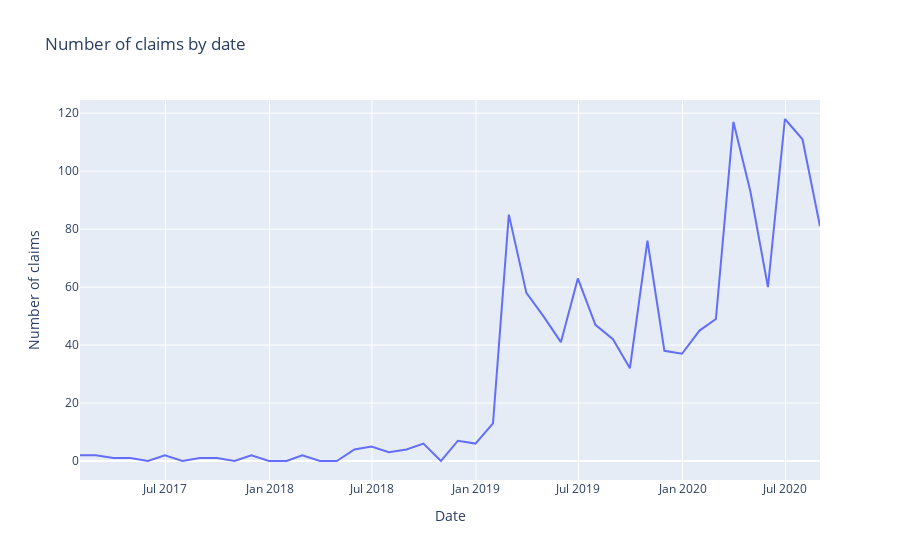

Notebook code cell kept with this figure:
### Code cell
# plot the time series of claims by date
fig = px.line(claims_by_date, x='claim_date', y='count', title='Number of claims by date', labels={'claim_date': 'Date', 'count': 'Number of claims'})
fig.show()

### Figure 1 — Plotly figure (JSON) as saved in the notebook; plotly's stock layout.template omitted (floating-point values rounded to 4 significant figures)
{"data": [{"hovertemplate": "Date=%{x}<br>Number of claims=%{y}<extra></extra>", "legendgroup": "", "line": {"color": "#636efa", "dash": "solid"}, "marker": {"symbol": "circle"}, "mode": "lines", "name": "", "orientation": "v", "showlegend": false, "type": "scatter", "x": ["2017-01-31T00:00:00", "2017-02-28T00:00:00", "2017-03-31T00:00:00", "2017-04-30T00:00:00", "2017-05-31T00:00:00", "2017-06-30T00:00:00", "2017-07-31T00:00:00", "2017-08-31T00:00:00", "2017-09-30T00:00:00", "2017-10-31T00:00:00", "2017-11-30T00:00:00", "2017-12-31T00:00:00", "2018-01-31T00:00:00", "2018-02-28T00:00:00", "2018-03-31T00:00:00", "2018-04-30T00:00:00", "2018-05-31T00:00:00", "2018-06-30T00:00:00", "2018-07-31T00:00:00", "2018-08-31T00:00:00", "2018-09-30T00:00:00", "2018-10-31T00:00:00", "2018-11-30T00:00:00", "2018-12-31T00:00:00", "2019-01-31T00:00:00", "2019-02-28T00:00:00", "2019-03-31T00:00:00", "2019-04-30T00:00:00", "2019-05-31T00:00:00", "2019-06-30T00:00:00", "2019-07-31T00:00:00", "2019-08-31T00:00:00", "2019-09-30T00:00:00", "2019-10-31T00:00:00", "2019-11-30T00:00:00", "2019-12-31T00:00:00", "2020-01-31T00:00:00", "2020-02-29T00:00:00", "2020-03-31T00:00:00", "2020-04-30T00:00:00", "2020-05-31T00:00:00", "2020-06-30T00:00:00", "2020-07-31T00:00:00", "2020-08-31T00:00:00"], "xaxis": "x", "y": [2, 2, 1, 1, 0, 2, 0, 1, 1, 0, 2, 0, 0, 2, 0, 0, 4, 5, 3, 4, 6, 0, 7, 6, 13, 85, 58, 50, 41, 63, 47, 42, 32, 76, 38, 37, 45, 49, 117, 93, 60, 118, 111, 81], "yaxis": "y"}], "layout": {"legend": {"tracegroupgap": 0}, "title": {"text": "Number of claims by date"}, "xaxis": {"anchor": "y", "domain": [0, 1], "title": {"text": "Date"}}, "yaxis": {"anchor": "x", "domain": [0, 1], "title": {"text": "Number of claims"}}}}
